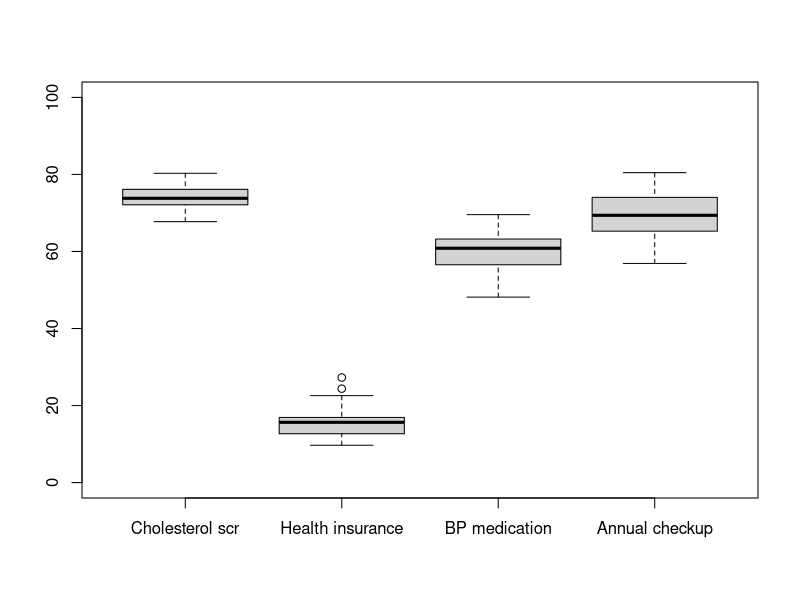
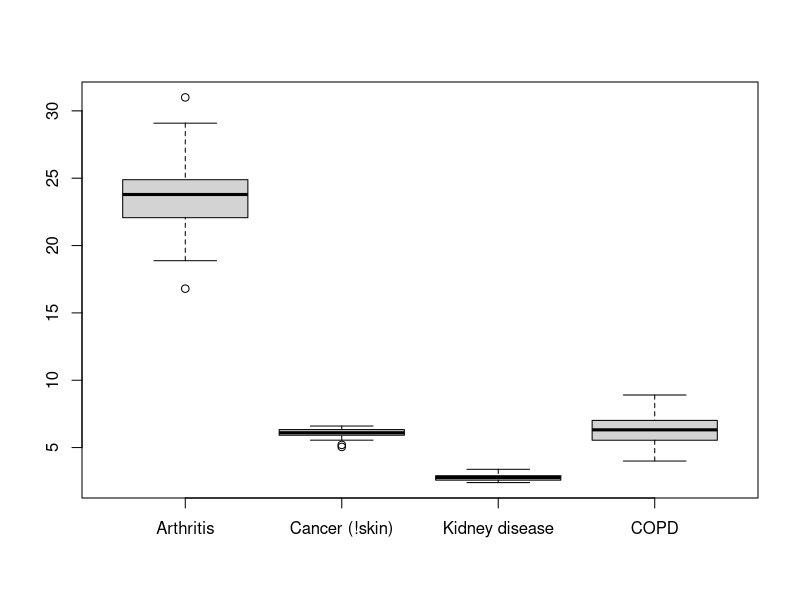
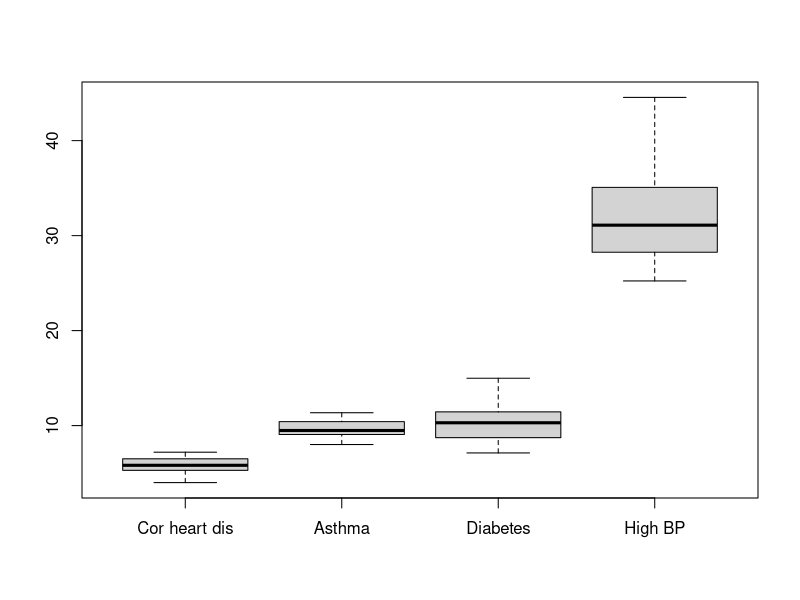
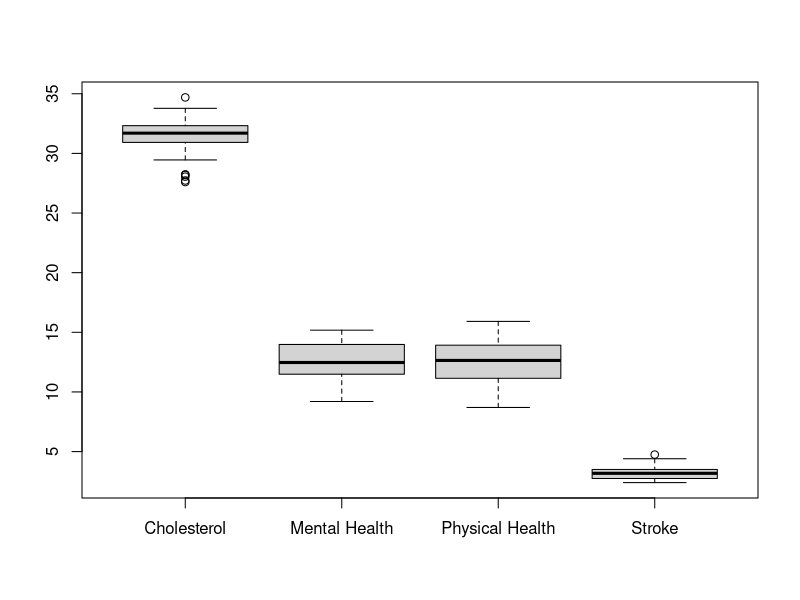
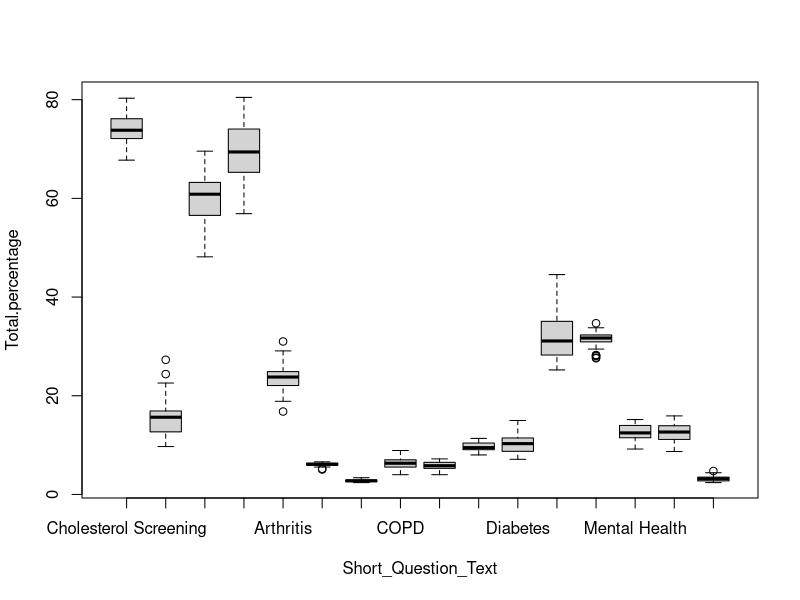
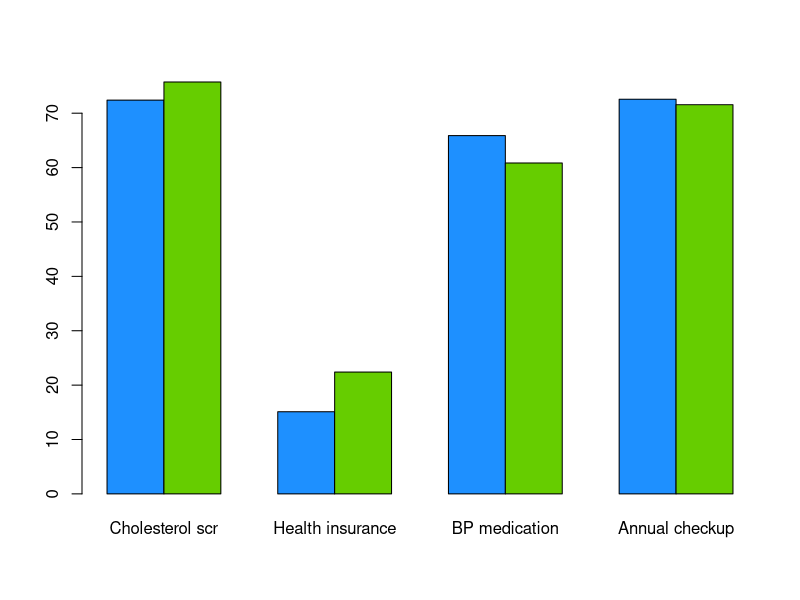

Here is the R script that generated these plots, in order:
## ---- chunk 1
knitr::opts_chunk$set(echo = TRUE)
## ---- chunk 2
library(tidyverse)
library(dbplyr)
health_data = read.csv("data_health_and_prevention.csv")
#view(health_data)

health_data$StateDesc = as.factor(health_data$StateDesc)
health_data$CityName = as.factor(health_data$CityName)
health_data$Category = as.factor(health_data$Category)
health_data$Measure = as.factor(health_data$Measure)
health_data$DataValueTypeID = as.factor(health_data$DataValueTypeID)
health_data$Short_Question_Text = as.factor(health_data$Short_Question_Text)

health_data_adj = health_data[health_data$DataValueTypeID== "AgeAdjPrv",]
#view(health_data_adj)

head(health_data_adj)

dim(health_data_adj)
unique(health_data_adj$Data_Value_Unit)
unique(health_data_adj$StateDesc)

unique(health_data_adj[health_data_adj$Category == "Prevention",]["Measure"])
unique(health_data_adj[health_data_adj$Category == "Health Outcomes",]["Measure"])
## ---- chunk 3
summary(health_data_adj)
## ---- chunk 4
state_data <- health_data_adj %>% group_by(StateDesc) %>% summarise(
  City.count = n_distinct(CityName),
  Population.count = sum(unique(PopulationCount))
)

state_data
## ---- chunk 5
measure_summary <- health_data_adj %>% group_by(Measure) %>% summarise(
  Total.percentage = sum(Data_Value*PopulationCount*0.01/sum(state_data$Population.count))*100,
  Median.percentage = median(Data_Value),
  Q1.percentage = quantile(Data_Value, probs = 0.25),
  Q3.percentage = quantile(Data_Value, probs = 0.75),
  Min.percentage = min(Data_Value),
  Max.percentage = max(Data_Value),
  Range.percentage = max(Data_Value)-min(Data_Value),
  IQR.percentage = IQR(Data_Value),
  Std.percentage = sd(Data_Value)
  #CoV.percentage = cv(Data_Value)
)

health_data_adj$Percentage_in_Total = health_data_adj$Data_Value*health_data_adj$PopulationCount*0.01/sum(state_data$Population.count)*100

health_data_adj$Affected_population =round( health_data_adj$Data_Value*health_data_adj$PopulationCount*0.01)

view(health_data_adj)

view(measure_summary)
## ---- chunk 6
per_state_summary <- health_data_adj %>% group_by(StateDesc, Category, Measure, Short_Question_Text) %>% summarise(
  Total.percentage = sum(Data_Value*PopulationCount)/sum(PopulationCount),
  Population = sum(PopulationCount),
  Population.affected = round(sum(Data_Value*PopulationCount)/100)
  
)

view(per_state_summary)
## ---- chunk 7
boxplot(per_state_summary[per_state_summary$Short_Question_Text == "Cholesterol Screening",]$Total.percentage,
        per_state_summary[per_state_summary$Short_Question_Text == "Health Insurance",]$Total.percentage,
        per_state_summary[per_state_summary$Short_Question_Text == "Taking BP Medication",]$Total.percentage,
        per_state_summary[per_state_summary$Short_Question_Text == "Annual Checkup",]$Total.percentage,
        names = c("Cholesterol scr", "Health insurance", "BP medication", "Annual checkup"),
        ylim = c(0,100)
        )

boxplot(per_state_summary[per_state_summary$Short_Question_Text == "Arthritis",]$Total.percentage,
        per_state_summary[per_state_summary$Short_Question_Text == "Cancer (except skin)",]$Total.percentage,
        per_state_summary[per_state_summary$Short_Question_Text == "Chronic Kidney Disease",]$Total.percentage,
        per_state_summary[per_state_summary$Short_Question_Text == "COPD",]$Total.percentage,
        names = c("Arthritis", "Cancer (!skin)", "Kidney disease", "COPD")
        #ylim = c(0,100)
        )

boxplot(per_state_summary[per_state_summary$Short_Question_Text == "Coronary Heart Disease",]$Total.percentage,
        per_state_summary[per_state_summary$Short_Question_Text == "Current Asthma",]$Total.percentage,
        per_state_summary[per_state_summary$Short_Question_Text == "Diabetes",]$Total.percentage,
        per_state_summary[per_state_summary$Short_Question_Text == "High Blood Pressure",]$Total.percentage,
        names = c("Cor heart dis", "Asthma", "Diabetes", "High BP")
        #ylim = c(0,100)
        )

boxplot(per_state_summary[per_state_summary$Short_Question_Text == "High Cholesterol",]$Total.percentage,
        per_state_summary[per_state_summary$Short_Question_Text == "Mental Health",]$Total.percentage,
        per_state_summary[per_state_summary$Short_Question_Text == "Physical Health",]$Total.percentage,
        per_state_summary[per_state_summary$Short_Question_Text == "Stroke",]$Total.percentage,
        names = c("Cholesterol", "Mental Health", "Physical Health", "Stroke")
        #ylim = c(0,100)
        )

per_state_summary$Short_Question_Text <- factor(per_state_summary$Short_Question_Text, levels = c("Cholesterol Screening","Health Insurance","Taking BP Medication","Annual Checkup","Arthritis","Cancer (except skin)","Chronic Kidney Disease","COPD","Coronary Heart Disease","Current Asthma","Diabetes","High Blood Pressure","High Cholesterol","Mental Health","Physical Health","Stroke"))

boxplot(Total.percentage ~ Short_Question_Text, data = per_state_summary)
## ---- chunk 8
Ohio <- per_state_summary[(per_state_summary$StateDesc == "Ohio" & per_state_summary$Category == "Prevention"),]

Florida <- per_state_summary[(per_state_summary$StateDesc == "Florida" & per_state_summary$Category == "Prevention"),]

counts <- matrix(c(Ohio$Total.percentage, Florida$Total.percentage), nrow = 2, byrow = TRUE)

barplot(counts, names = c("Cholesterol scr", "Health insurance", "BP medication", "Annual checkup"), col = c("dodgerblue", "chartreuse3"), beside = TRUE)

Ohio
Florida

## ---- chunk 9
res1 <- prop.test(c(Ohio[Ohio$Short_Question_Text == "Cholesterol Screening",]$Population.affected, Florida[Florida$Short_Question_Text == "Cholesterol Screening",]$Population.affected), c(Ohio[Ohio$Short_Question_Text == "Cholesterol Screening",]$Population, Florida[Florida$Short_Question_Text == "Cholesterol Screening",]$Population), alternative ="two.sided")

res1

res2 <- prop.test(c(Ohio[Ohio$Short_Question_Text == "Health Insurance",]$Population.affected, Florida[Florida$Short_Question_Text == "Health Insurance",]$Population.affected), c(Ohio[Ohio$Short_Question_Text == "Health Insurance",]$Population, Florida[Florida$Short_Question_Text == "Health Insurance",]$Population), alternative ="two.sided")

res2

res3 <- prop.test(c(Ohio[Ohio$Short_Question_Text == "Taking BP Medication",]$Population.affected, Florida[Florida$Short_Question_Text == "Taking BP Medication",]$Population.affected), c(Ohio[Ohio$Short_Question_Text == "Taking BP Medication",]$Population, Florida[Florida$Short_Question_Text == "Taking BP Medication",]$Population), alternative ="two.sided")

res3

res4 <- prop.test(c(Ohio[Ohio$Short_Question_Text == "Annual Checkup",]$Population.affected, Florida[Florida$Short_Question_Text == "Annual Checkup",]$Population.affected), c(Ohio[Ohio$Short_Question_Text == "Annual Checkup",]$Population, Florida[Florida$Short_Question_Text == "Annual Checkup",]$Population), alternative ="two.sided")

res4
